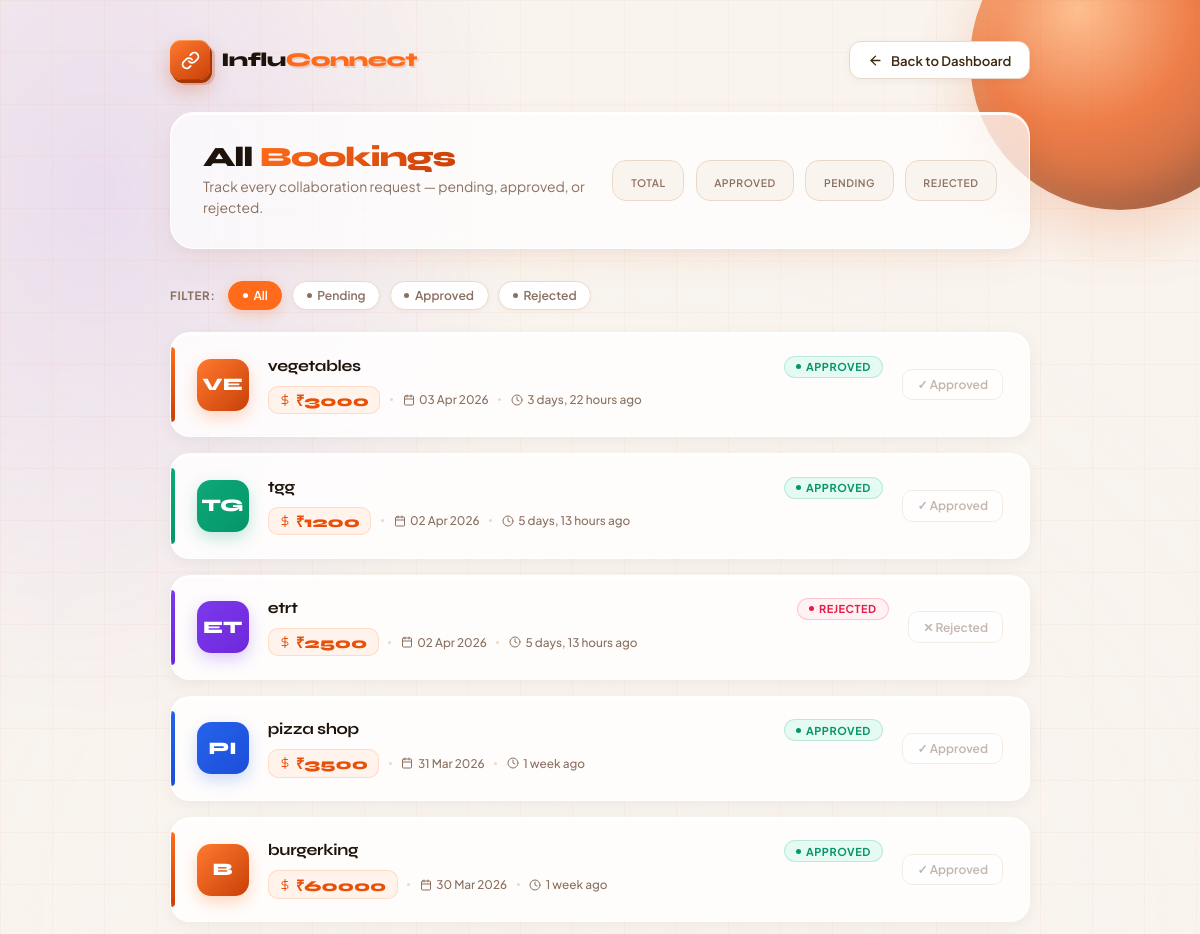
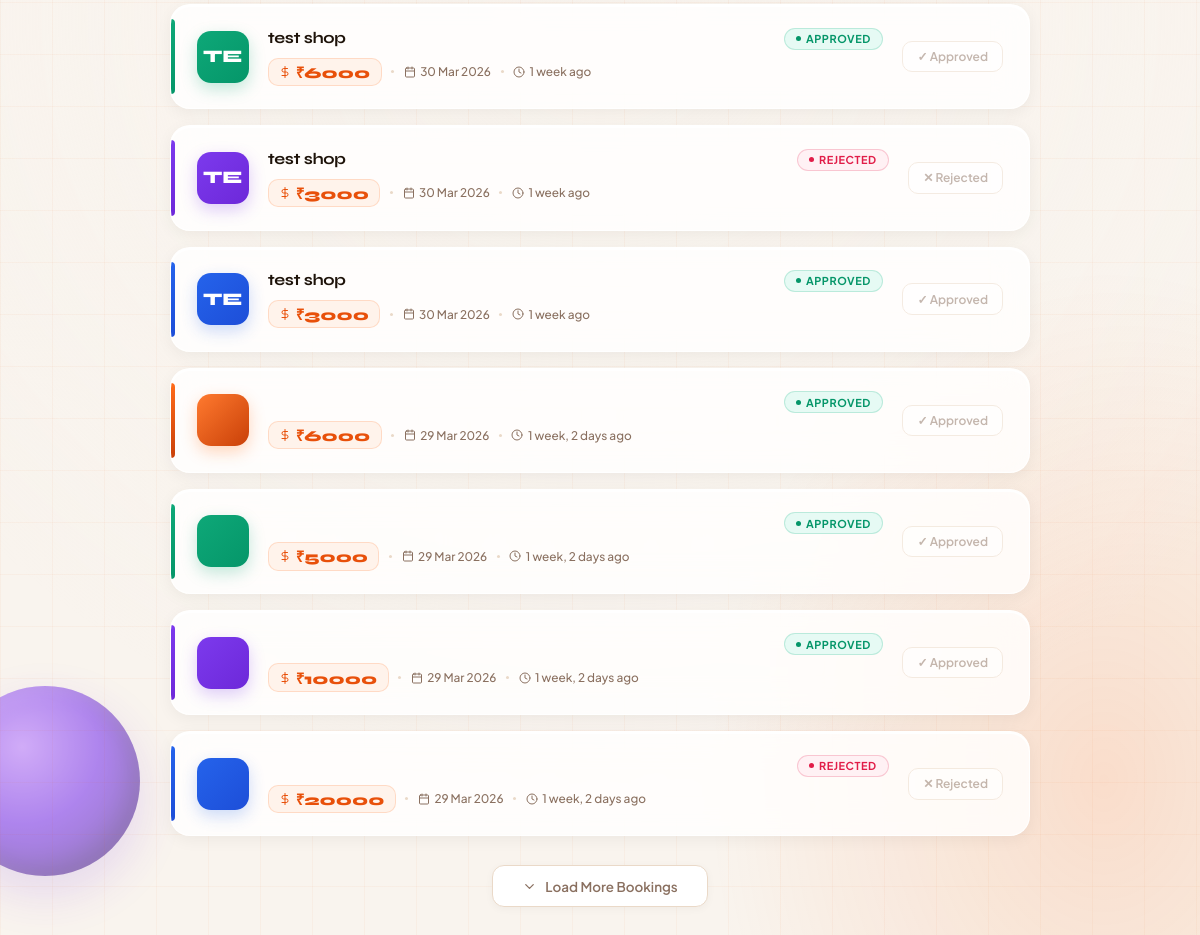
The page /all/ (signed in) on the database its author committed (2 pictures, top to bottom).
### bookings/models.py (models this page shows, shortened)
class Booking(models.Model):
    STATUS_CHOICES = [
        ('pending', 'Pending'),
        ('approved', 'Approved'),
        ('rejected', 'Rejected'),
    ]
    shopkeeper = models.ForeignKey(
        settings.AUTH_USER_MODEL,
        on_delete=models.CASCADE,
        related_name='shop_bookings'
    )
    influencer = models.ForeignKey(
        'influencers.InfluencerProfile',
        on_delete=models.CASCADE,
        related_name='influencer_bookings'
    )
    business_name = models.CharField(max_length=200, default="")
    message = models.TextField(default="")
    category = models.CharField(max_length=100, default="")
    location = models.CharField(max_length=200, blank=True, null=True)
    amount = models.PositiveIntegerField(default=0)
    booking_date = models.DateField(null=True, blank=True)
    booking_time = models.TimeField(null=True, blank=True)
    status = models.CharField(
        max_length=20,
        choices=STATUS_CHOICES,
        default='pending'
    )
    created_at = models.DateTimeField(auto_now_add=True)

### bookings/views.py (the view)
# urls.py: path('all/', views.all_bookings, name='all_bookings'),
@login_required
def all_bookings(request):
    profile = InfluencerProfile.objects.get(user=request.user)
    status_filter = request.GET.get('status')
    bookings = Booking.objects.filter(influencer=profile)
    if status_filter:
        bookings = bookings.filter(status=status_filter)
    bookings = bookings.order_by('-created_at')
    return render(request, 'bookings/all_bookings.html', {
        'bookings': bookings,
        'current_filter': status_filter
    })

### templates/bookings/all_bookings.html (shortened to what this page needs)
<!DOCTYPE html>
<html lang="en">
<head>
</head>
<body>
<div class="orb orb-1"></div>
<div class="orb orb-2"></div>
<div class="page-wrap">
  <nav class="topnav">
    <a href="{% url 'bookings:dashboard' %}" class="brand-row">
      <div class="brand-icon">
        <svg viewBox="0 0 24 24" fill="none" stroke="#fff" stroke-width="2.3" stroke-linecap="round" stroke-linejoin="round">
          <path d="M10 13a5 5 0 0 0 7.54.54l3-3a5 5 0 0 0-7.07-7.07l-1.72 1.71"/>
          <path d="M14 11a5 5 0 0 0-7.54-.54l-3 3a5 5 0 0 0 7.07 7.07l1.71-1.71"/>
        </svg>
      </div>
      <span class="brand-name"><span class="bl">Influ</span><span class="or">Connect</span></span>
    </a>
    <a href="{% url 'bookings:dashboard' %}" class="back-btn">
      <svg viewBox="0 0 24 24" fill="none" stroke="currentColor" stroke-width="2.2" stroke-linecap="round" stroke-linejoin="round">
        <line x1="19" y1="12" x2="5" y2="12"/>
        <polyline points="12 19 5 12 12 5"/>
      </svg>
      Back to Dashboard
    </a>
  </nav>
  <div class="page-header">
    <div class="header-inner">
      <div class="header-text">
        <h1 class="page-title">All <span>Bookings</span></h1>
        <p class="page-subtitle">Track every collaboration request — pending, approved, or rejected.</p>
      </div>
      <div class="header-stats">
        <div class="hstat orange">
          <span class="hstat-lbl">Total</span>
        </div>
        <div class="hstat green">
          <span class="hstat-lbl">Approved</span>
        </div>
        <div class="hstat">
          <span class="hstat-lbl">Pending</span>
        </div>
        <div class="hstat red">
          <span class="hstat-lbl">Rejected</span>
        </div>
      </div>
    </div>
  </div>
  <div class="filter-row">
    <span class="filter-lbl">Filter:</span>
    <a href="{% url 'bookings:all_bookings' %}" class="ftab {% if not current_filter %}active{% endif %}">
      <span class="ftab-dot"></span> All
    </a>
    <a href="?status=pending" class="ftab {% if current_filter == 'pending' %}active{% endif %}">
      <span class="ftab-dot"></span> Pending
    </a>
    <a href="?status=approved" class="ftab {% if current_filter == 'approved' %}active{% endif %}">
      <span class="ftab-dot"></span> Approved
    </a>
    <a href="?status=rejected" class="ftab {% if current_filter == 'rejected' %}active{% endif %}">
      <span class="ftab-dot"></span> Rejected
    </a>
  </div>
  <div class="bookings-grid">
    {% for booking in bookings %}
    <div class="booking-card">
      <div class="bk-avatar">
        {{ booking.business_name|slice:":2"|upper }}
      </div>
      <div class="bk-body">
        <div class="bk-top">
          <span class="bk-name">{{ booking.business_name }}</span>
          <span class="status-pill
            {% if booking.status == 'pending' %}pending
            {% elif booking.status == 'approved' or booking.status == 'accepted' %}approved
            {% elif booking.status == 'rejected' %}rejected
            {% endif %}">
            {% if booking.status == 'approved' or booking.status == 'accepted' %}Approved
            {% else %}{{ booking.status|capfirst }}{% endif %}
          </span>
        </div>
        <div class="bk-meta">
          <span class="bk-amount">
            <svg viewBox="0 0 24 24" fill="none" stroke="currentColor" stroke-width="2" stroke-linecap="round" stroke-linejoin="round">
              <line x1="12" y1="1" x2="12" y2="23"/>
              <path d="M17 5H9.5a3.5 3.5 0 0 0 0 7h5a3.5 3.5 0 0 1 0 7H6"/>
            </svg>
            ₹{{ booking.amount }}
          </span>
          <span class="bk-sep"></span>
          <span class="bk-date">
            <svg viewBox="0 0 24 24" fill="none" stroke="currentColor" stroke-width="2" stroke-linecap="round" stroke-linejoin="round">
              <rect x="3" y="4" width="18" height="18" rx="2" ry="2"/>
              <line x1="16" y1="2" x2="16" y2="6"/>
              <line x1="8" y1="2" x2="8" y2="6"/>
              <line x1="3" y1="10" x2="21" y2="10"/>
            </svg>
            {{ booking.created_at|date:"d M Y" }}
          </span>
          <span class="bk-sep"></span>
          <span class="bk-date">
            <svg viewBox="0 0 24 24" fill="none" stroke="currentColor" stroke-width="2" stroke-linecap="round" stroke-linejoin="round">
              <circle cx="12" cy="12" r="10"/>
              <polyline points="12 6 12 12 16 14"/>
            </svg>
            {{ booking.created_at|timesince }} ago
          </span>
        </div>
      </div>
      <div class="bk-actions">
        {% if booking.status == 'pending' %}
          <form method="POST" action="{% url 'bookings:approve_booking' booking.id %}">
            {% csrf_token %}
            <button type="submit" class="bk-action-btn approve">✓ Approve</button>
          </form>
          <form method="POST" action="{% url 'bookings:reject_booking' booking.id %}">
            {% csrf_token %}
            <button type="submit" class="bk-action-btn reject">✕ Reject</button>
          </form>
        {% else %}
          <span class="bk-action-btn no-action">
            {% if booking.status == 'approved' or booking.status == 'accepted' %}✓ Approved
            {% elif booking.status == 'rejected' %}✕ Rejected
            {% else %}{{ booking.status|capfirst }}{% endif %}
          </span>
        {% endif %}
      </div>
    </div>
    {% endfor %}
  </div>
  {% if bookings %}
  <div class="load-more-wrap">
    <button class="load-more-btn">
      <svg viewBox="0 0 24 24" fill="none" stroke="currentColor" stroke-width="2" stroke-linecap="round" stroke-linejoin="round">
        <polyline points="6 9 12 15 18 9"/>
      </svg>
      Load More Bookings
    </button>
  </div>
  {% endif %}
</div>
</body>
</html>

### rows shown on the page
Booking: business_name "VE", business_name "vegetables", status "APPROVED", amount "3000", created_at "03 Apr 2026", created_at "3 days, 22 hours"
Booking: business_name "TG", business_name "tgg", status "APPROVED", amount "1200", created_at "02 Apr 2026", created_at "5 days, 13 hours"
Booking: business_name "ET", business_name "etrt", status "REJECTED", amount "2500", created_at "02 Apr 2026", created_at "5 days, 13 hours", shows "✕ Rejected"
Booking: business_name "PI", business_name "pizza shop", status "APPROVED", amount "3500", created_at "31 Mar 2026", created_at "1 week"
Booking: business_name "B", business_name "burgerking", status "APPROVED", amount "60000", created_at "30 Mar 2026", created_at "1 week"
Booking: business_name "TE", business_name "test shop", status "APPROVED", amount "6000", created_at "30 Mar 2026", created_at "1 week"
Booking: business_name "TE", business_name "test shop", status "REJECTED", amount "3000", created_at "30 Mar 2026", created_at "1 week", shows "✕ Rejected"
Booking: business_name "TE", business_name "test shop", status "APPROVED", amount "3000", created_at "30 Mar 2026", created_at "1 week"
Booking: status "APPROVED", amount "6000", created_at "29 Mar 2026", created_at "1 week, 2 days"
Booking: status "APPROVED", amount "5000", created_at "29 Mar 2026", created_at "1 week, 2 days"
Booking: status "APPROVED", amount "10000", created_at "29 Mar 2026", created_at "1 week, 2 days"
Booking: status "REJECTED", amount "20000", created_at "29 Mar 2026", created_at "1 week, 2 days", shows "✕ Rejected"
